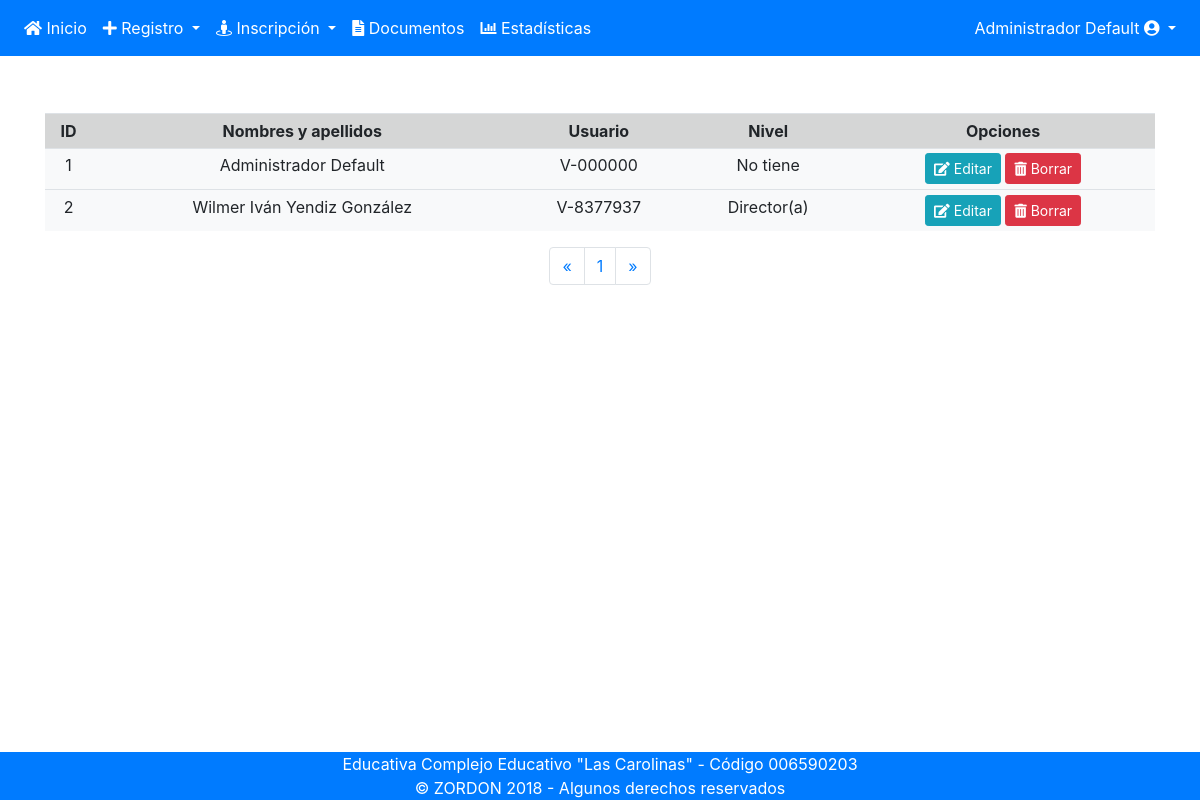
/lis-personal.php (signed in), run on an earlier commit of the app's database.
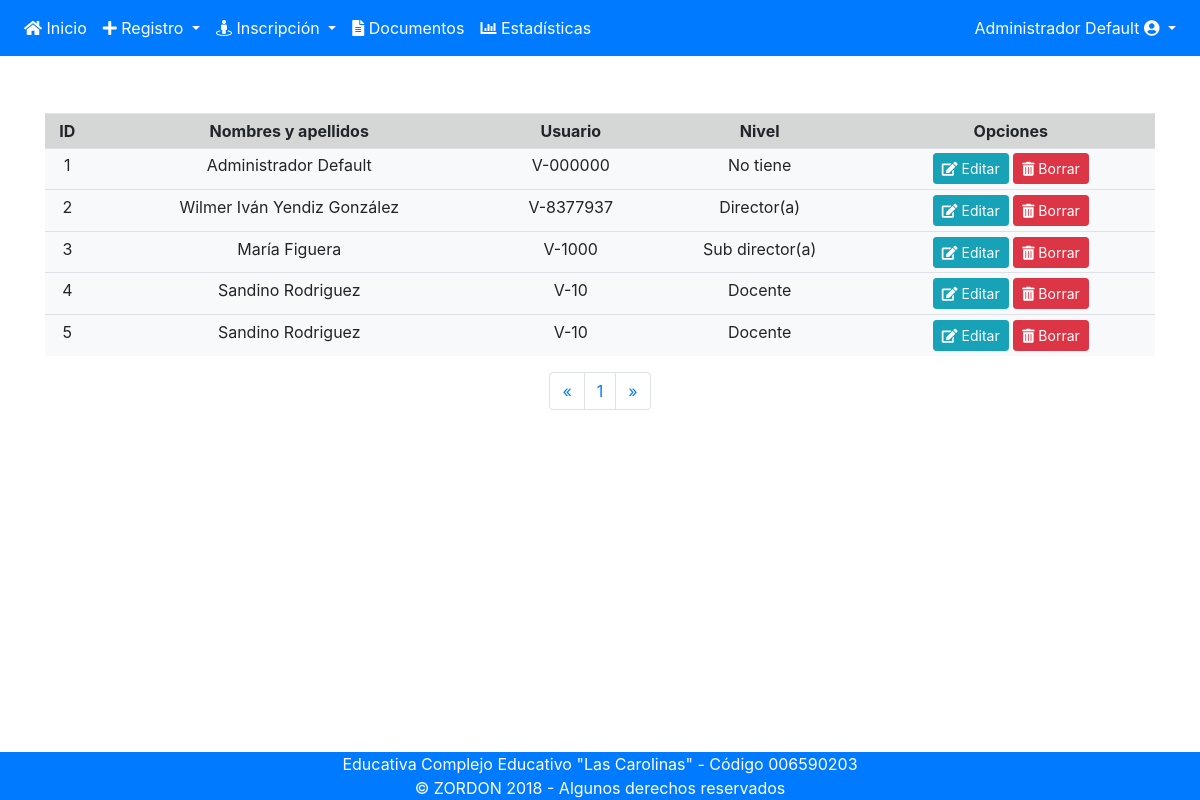
And on a later commit of the database.
### tables this page shows
CREATE TABLE `usuarios` (
  `id` int(11) NOT NULL,
  `usuario` varchar(20) NOT NULL,
  `clave` varchar(20) NOT NULL,
  `nivel_id` int(11) NOT NULL,
  `persona_id` int(11) NOT NULL
);

CREATE TABLE `personas` (
  `id` int(11) NOT NULL,
  `ci` varchar(15) NOT NULL,
  `nac_id` int(2) DEFAULT NULL,
  `fec_nac` date DEFAULT NULL,
  `pri_nom` varchar(15) NOT NULL,
  `seg_nom` varchar(15) DEFAULT NULL,
  `pri_ape` varchar(15) NOT NULL,
  `seg_ape` varchar(15) DEFAULT NULL,
  `pais_id` int(5) DEFAULT NULL
);

CREATE TABLE `eav` (
  `id` int(11) NOT NULL,
  `dsc` varchar(50) NOT NULL,
  `tipo_id` int(11) DEFAULT NULL,
  `tipo_des` varchar(255) NOT NULL,
  `categoria_id` int(11) NOT NULL,
  `cat_des` varchar(255) NOT NULL
);

### lis-personal.php (the view, shortened to what this page needs)
<?php include 'includes/header.php'; include 'includes/nav.php';?>
  <section class="container">
    <br><br>
    <?php
    $MostrarPag=5;
    if (isset($_GET['pagina'])) {
      $pagina=$_GET['pagina'];
    }else{
      $pagina=1;
    }
    $empieza=($pagina-1)*$MostrarPag;
    $SQL="SELECT * FROM usuarios INNER JOIN eav ON usuarios.nivel_id=eav.id INNER JOIN personas ON usuarios.persona_id=personas.id LIMIT $empieza,$MostrarPag";
    $Ejec=mysqli_query($conexion,$SQL);
    ?>
    <table class="table table-sm table-hover bg-light text-center">
      <tr class="table-active">
        <th>ID</th>
        <th>Nombres y apellidos</th>
        <th>Usuario</th>
        <th>Nivel</th>
        <th>Opciones</th>
      </tr>
      <?php
      $ii=0;
      while ($fila=mysqli_fetch_assoc($Ejec)) {
        extract($fila);
        $ii++;
      ?>
      <tr>
        <td><?php echo "$ii"; ?></td>
        <td><?php echo "$pri_nom $seg_nom $pri_ape $seg_ape"; ?></td>
        <td><?php echo "$usuario"; ?></td>
        <td><?php echo "$dsc"; ?></td>
        <td>
          <a class="btn btn-sm btn-info" href="lis-personal.php?editar=<?php echo "$id"; ?>" name="editar" value="1"><i class="fas fa-edit"></i> Editar</a>
          <a class="btn btn-sm btn-danger" href="lis-personal.php?borrar=<?php echo "$id"; ?>" name="borrar"><i class="fas fa-trash-alt"></i> Borrar</a>
        </td>
      </tr>
    <?php } ?>
    </table>
    <div class="d-flex justify-content-center">
    <?php
    $SQL="SELECT * FROM usuarios INNER JOIN personas ON usuarios.persona_id=personas.id INNER JOIN eav ON usuarios.nivel_id=eav.id";
    $Ejec=mysqli_query($conexion,$SQL);
    $TotalRegistros=mysqli_num_rows($Ejec);
    $TotalPag=ceil($TotalRegistros/$MostrarPag);
  ?>
  <nav aria-label=Page navigation example class=text-center>
    <ul class=pagination d-flex justify-content-center>
      <li class="page-item"><a class="page-link" href="listado.php?pagina=<?php echo $pagina-1; ?>">&laquo;</a></li>
      <?php for ($i=1; $i <=$TotalPag ; $i++) { ?>
      <li class="page-item"><a class="page-link" href="listado.php?pagina=<?php echo $i; ?>"><?php echo $i; ?></a></li>
      <?php } ?>
      <li class="page-item"><a class="page-link" href="listado.php?pagina=<?php echo $pagina+1; ?>">&raquo;</a></li>
    </ul>
  </nav>
    </div>
  </section>
<?php include 'includes/footer.php'; ?>

### includes/header.php (shortened to what this page needs)
<!DOCTYPE html>
<html>
<head>
	<link rel="stylesheet" type="text/css" href="css/Chart.css">
	<link rel="stylesheet" type="text/css" href="css/bootstrap.min.css">
	<link rel="stylesheet" type="text/css" href="css/jquery.dataTables.min.css">
	<link rel="stylesheet" type="text/css" href="css/dataTables.bootstrap4.min.css">
	<link rel="stylesheet" type="text/css" href="css/app.css">
	<link href="css/fontawesome-all.css" rel="stylesheet">
</head>
<body>
	<header style="position: fixed; top: 0; width: 100%; border: 0px solid green; background: white;">
		<center>
		</center>
	</header>

### includes/nav.php (shortened to what this page needs)
	<nav class="navbar sticky-top navbar-expand-lg navbar-dark bg-primary">
	  <div class="collapse navbar-collapse" id="navbarSupportedContent">
	    <ul class="navbar-nav mr-auto">
	      <li class="nav-item">
	        <a class="nav-link text-white" href="sistema.php"><i class="fas fa-home "></i> Inicio</a>
	      </li>
	      <ul class="navbar-nav d-flex justify-content-end">
		      <li class="nav-item dropdown ">
		        <a class="nav-link dropdown-toggle text-white" href="#" id="navbarDropdown" role="button" data-toggle="dropdown" aria-haspopup="true" aria-expanded="false">
		          <i class="fas fa-plus"></i> Registro
		        </a>
		      </li>
		    </ul>
			<ul class="navbar-nav d-flex justify-content-end">
		      <li class="nav-item dropdown ">
		        <a class="nav-link dropdown-toggle text-white" href="#" id="navbarDropdown" role="button" data-toggle="dropdown" aria-haspopup="true" aria-expanded="false">
		          <i class="fas fa-street-view"></i> Inscripción
		        </a>
		      </li>
		    </ul>
		    <li class="nav-item">
	         <a class="nav-link text-white" href="documentos.php"><i class="fas fa-file-alt"></i> Documentos</a>
	      	</li>
		    <li class="nav-item">
	         <a class="nav-link text-white" href="estadistica.php"><i class="fas fa-chart-bar"></i> Estadísticas</a>
	      	</li>
	    </ul>
	    <ul class="navbar-nav d-flex justify-content-end">
	      <li class="nav-item dropdown ">
	        <a class="nav-link dropdown-toggle text-white" href="#" id="navbarDropdown" role="button" data-toggle="dropdown" aria-haspopup="true" aria-expanded="false">
	          <?php echo $_SESSION['pri_nom']." ".$_SESSION['seg_nom']." ".$_SESSION['pri_ape']." ".$_SESSION['seg_ape']; ?> <i class="fas fa-user-circle"></i>
	        </a>
	      </li>
	    </ul>
	  </div>
	</nav>
<div class="offset-sm-2 col-8 mt-2">
</div>

### includes/footer.php
	<footer class="bg-primary text-white fixed-bottom" style="
	//position: fixed;
	//bottom: 0;
	//width: 100%;
	//margin-top:250px;">
		<center>
		Educativa Complejo Educativo "Las Carolinas" - Código 006590203
			<br>
		&copy; ZORDON 2018 - Algunos derechos reservados
	  </center>
	</footer>
</body>
</html>

What changed in the data, as far as the page shows it:
added usuarios: persona.pri_nom "María", persona.pri_ape "Figuera", usuario "V-1000", eav.dsc "Sub director(a)"
added usuarios: persona.pri_nom "Sandino", persona.pri_ape "Rodriguez", usuario "V-10", eav.dsc "Docente"
added usuarios: persona.pri_nom "Sandino", persona.pri_ape "Rodriguez", usuario "V-10", eav.dsc "Docente"
